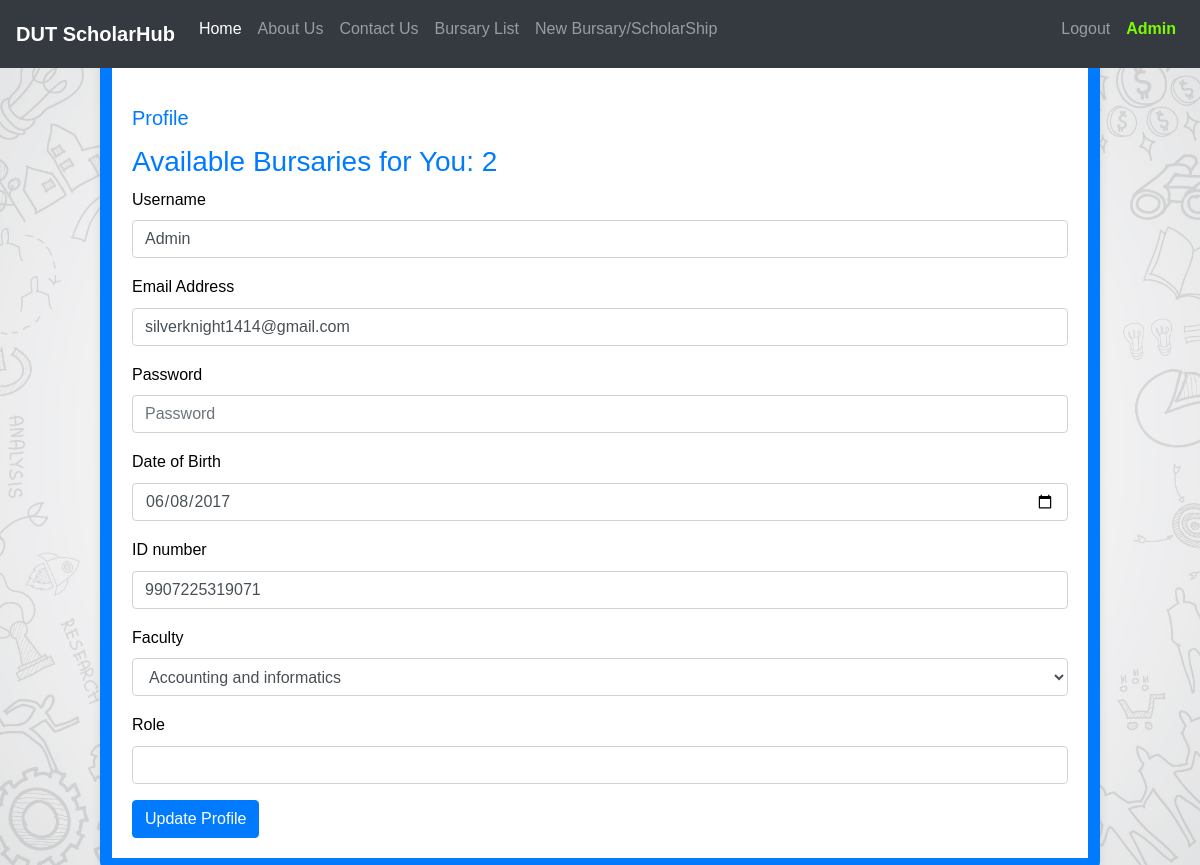
The app's page /profile (signed in) with its own data.
### Funding/models.py (models this page shows, shortened)
class User(db.Model,UserMixin):
    id = db.Column(db.Integer(), primary_key=True)
    username = db.Column(db.String(length=30), nullable=False, unique=True)
    surname = db.Column(db.String(length=30), nullable=False, unique=True)
    dateofbirth = db.Column(db.Date(),nullable=False)
    Idnumber = db.Column(db.String(length=13),nullable=False)
    email_address = db.Column(db.String(length=50), nullable=False, unique=True)
    faculty = db.Column(db.String(length=60), nullable=False)
    password_hash = db.Column(db.String(length=60), nullable=False)
    items = db.relationship('Item', backref='owned_user', lazy=True)
    role = db.Column(db.String(length=30), nullable=True, unique=True)
    @property
    def password(self):
        return self.password

### Funding/routes.py (the view)
@app.route('/profile', methods=['GET', 'POST'])
@login_required
def profile():
    available_bursaries_count = get_available_bursaries_count(current_user)
    form = ProfileForm()
    if form.validate_on_submit():
        current_user.username = form.username.data
        current_user.email_address = form.email_address.data
        current_user.Idnumber = form.idnumber.data
        current_user.password =  form.password1.data
        current_user.dateofbirth = form.dateofbirth.data
        current_user.facutly = form.faculty.data
        current_user.role = form.role.data
        if form.password1.data:
            current_user.password = form.password1.data
        db.session.commit()
        flash('Your profile has been updated!', 'success')
        return redirect(url_for('profile'))
    elif request.method == 'GET':
        form.username.data = current_user.username
        form.email_address.data = current_user.email_address
        form.idnumber.data = current_user.Idnumber
        form.password1.data = ''
        form.dateofbirth.data = current_user.dateofbirth
        form.faculty.data = current_user.faculty
        form.role.data = current_user.role
    return render_template('profile.html', form=form,available_bursaries_count=available_bursaries_count)

### Funding/forms.py
class ProfileForm(FlaskForm):
    username = StringField('Username', validators=[DataRequired(), Length(min=2, max=30)])
    email_address = StringField('Email Address', validators=[DataRequired(), Length(max=50)])
    idnumber = StringField(label='ID number',validators=[Length(max=13), DataRequired()])
    password1 = PasswordField(label='Password', validators=[Length(min=6), DataRequired()])
    dateofbirth = DateField('Date of Birth', validators=[DataRequired()])
    faculty = SelectField('Faculty', choices=[
        ('ai', 'Accounting and informatics'),
        ('as', 'Applied science'),
        ('ad', 'Arts and design'),
        ('hs', 'Health sciences'),
        ('ms', 'Management sciences'),
        ('eng', 'Engineering and the Built Enviroment')
        ], validators=[DataRequired()])
    role = StringField('Role', validators=[Length(max=30)])
    submit = SubmitField('Update Profile')

### Funding/models.py (called while the page is built)
@login_manager.user_loader
def load_user(user_id):
    return User.query.get(int(user_id))

### Funding/routes.py (called while the page is built)
def get_available_bursaries_count(user):
    if user.username == "Admin":
        return ApplicationFormModel.query.count()
    else:
        return ApplicationFormModel.query.filter_by(faculty=user.faculty).count()

### Funding/templates/profile.html (shortened to what this page needs)
{% extends'base.html' %}
{% block content %}
<head>
</head>
<div class="container mt-4">
    <h2>Profile</h2>
    <h3>Available Bursaries for You: <span id="available-bursaries-count">0</span></h3>
    <form method="POST" action="{{ url_for('profile') }}">
        <div class="form-group">
            {{ form.username.label(class="form-label") }}
            {{ form.username(class="form-control") }}
        </div>
        <div class="form-group">
            {{ form.email_address.label(class="form-label") }}
            {{ form.email_address(class="form-control") }}
        </div>
        <div class="form-group">
            {{ form.password1.label() }}
            {{ form.password1(class="form-control", placeholder="Password") }}
        </div>
        <div class="form-group">
            {{ form.dateofbirth.label() }}
            {{ form.dateofbirth(class="form-control", placeholder="Date of Birth") }}
        </div>
        <div class="form-group">
            {{ form.idnumber.label() }}
            {{ form.idnumber(class="form-control", placeholder="ID no.") }}
        </div>
        <div class="form-group">
            {{ form.faculty.label() }}
            {{ form.faculty(class="form-control", placeholder="Faculty") }}
        </div>
        {% if current_user and current_user.username == "Admin" %}
        <div class="form-group">
            {{ form.role.label(class="form-label") }}
            {{ form.role(class="form-control") }}
        </div>
        {% endif %}
        <button type="submit" class="btn btn-primary">Update Profile</button>
    </form>
</div>
{% endblock %}

### Funding/templates/base.html (shortened to what this page needs)
<!doctype html>
<html lang="en">
  <head>
    <link rel="stylesheet" href="https://cdn.jsdelivr.net/npm/bootstrap@4.5.3/dist/css/bootstrap.min.css">
  </head>
  <body>
    <nav class="navbar navbar-expand-md navbar-dark bg-dark fixed-top">
      <a class="navbar-brand" href="{{ url_for('home_page') }}"><b>DUT ScholarHub</b></a>
      <div class="collapse navbar-collapse" id="navbarNav">
        <ul class="navbar-nav mr-auto">
          <li class="nav-item active">
            <a class="nav-link" href="{{ url_for('home_page') }}">Home <span class="sr-only">(current)</span>
            </a>
          </li>
          <li class="nav-item">
            <a class="nav-link" href="{{ url_for('about_page') }}">About Us</a>
          </li>
          <li class="nav-item">
            <a class="nav-link" href="{{ url_for('contact') }}">Contact Us</a>
          </li>
          <li class="nav-item">
            <a class="nav-link" href="{{ url_for('bursary_page') }}">Bursary List</a>
          </li>
           {% if current_user and current_user.username == "Admin" %}
           <li class="nav-item">
            <a class="nav-link" href="{{ url_for('application_form_page') }}">New Bursary/ScholarShip</a>
          </li>
          {% endif %}
        </ul> {% if current_user.is_authenticated %} <ul class="navbar-nav">
          <li class="nav-item">
            <a class="nav-link" href="{{ url_for('logout_page') }} ">Logout</a>
          </li>
          <li class="nav-item">
            <a class="nav-link" href="{{ url_for('profile') }} " style="color: lawngreen; font-weight: bold"> {{ current_user.username }}</a>
          </li>
        </ul> {% endif %}
      </div>
    </nav>
    {% block content %} {% endblock %}
  </body>
</html>

### Funding/templates/base.html (style rules this page uses)
body { font-family: Arial, sans-serif; line-height: 1.6; background-color: whitesmoke; background-image: url('../static/OQECWT0.jpg'); background-size: cover; background-position: center; background-repeat: no-repeat; color: black; padding: 20px; }
.container { max-width: 1000px; margin: 0 auto; background-color: rgba(255, 255, 255, 0.8); border: 12px solid #007bff; padding: 20px; border-radius: 8px; box-shadow: 0 0 10px rgba(0, 0, 0, 0.1); }
h2 { font-size: 20px; color: #007bff; margin-top: 30px; margin-bottom: 15px; }
h3 { color: #007bff; }
ul { list-style-type: none; padding: 0; margin-top: 0; }
ul li { margin-bottom: 10px; }

### Funding/templates/profile.html (style rules this page uses)
body { font-family: Arial, sans-serif; line-height: 1.6; background-color: whitesmoke; background-image: url('../static/OQECWT0.jpg'); background-size: cover; background-position: center; background-repeat: no-repeat; color: black; padding: 20px; }
.container { max-width: 1000px; margin-top: 100px; background-color: white; border: 12px solid #007bff; padding: 20px; border-radius: 8px; box-shadow: 0 0 10px rgba(0, 0, 0, 0.1); }
h2 { font-size: 20px; color: #007bff; margin-top: 30px; margin-bottom: 15px; }
h3 { color: #007bff; }
ul { list-style-type: none; padding: 0; margin-top: 0; }
ul li { margin-bottom: 10px; }

### records on screen
User: username "Admin", email_address "silverknight1414@gmail.com", dateofbirth "06/08/2017", faculty "Accounting and informatics"
